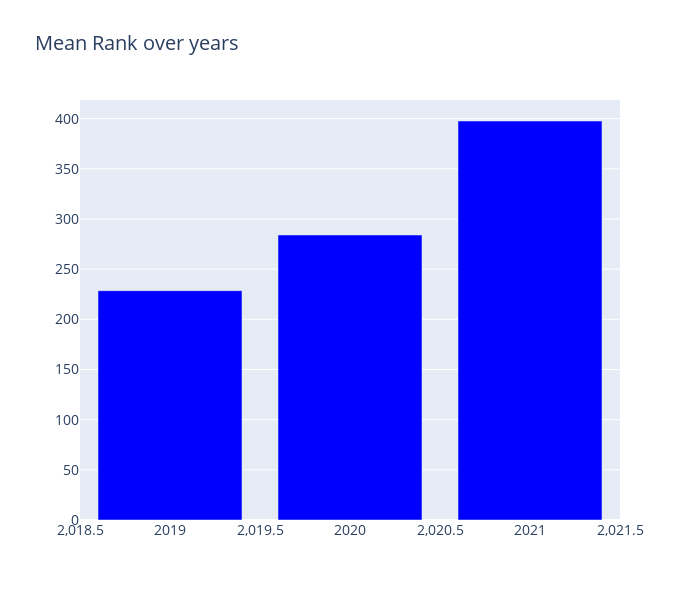

The notebook cell saved with this chart:
### Code cell
## Mean Private Rank 
cnt_srs = cnt_df["mean"]
cnt_srs = cnt_srs.sort_index()
trace = go.Bar(
    x=cnt_srs.index,
    y=cnt_srs.values,
    marker=dict(color="blue",),
)

layout = go.Layout(
    title='Mean Rank over years',
    font=dict(size=14),
    width=700,
    height=600,
)

data = [trace]
fig = go.Figure(data=data, layout=layout)
py.iplot(fig, filename="TargetCount")

### Figure 1 — Plotly figure (JSON) as saved in the notebook; plotly's stock layout.template omitted (floating-point values rounded to 4 significant figures)
{"data": [{"marker": {"color": "blue"}, "type": "bar", "x": [2019, 2020, 2021], "y": [228.6, 284.1, 397.7]}], "layout": {"font": {"size": 14}, "height": 600, "title": {"text": "Mean Rank over years"}, "width": 700}}
